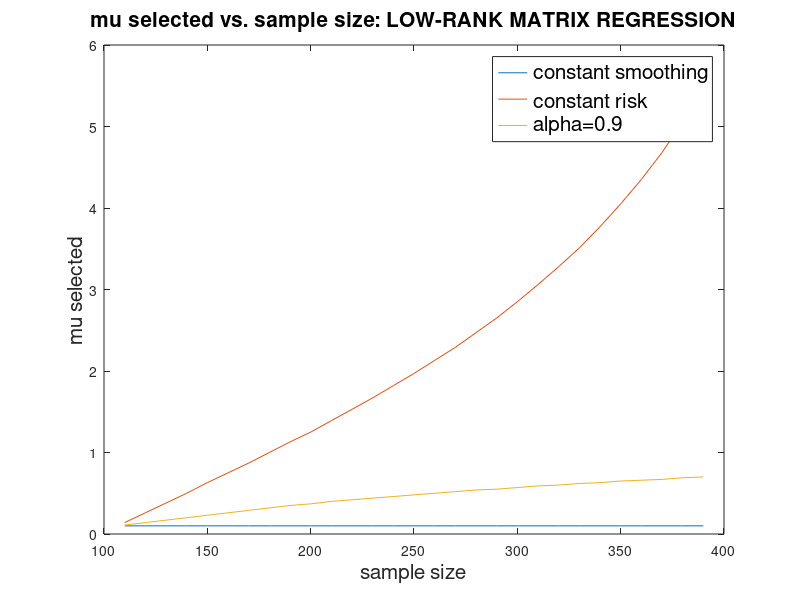

Source code (MATLAB):
best_mu_table1 = [0.10,0.10,0.10,0.10,0.10,0.10,0.10,0.10,0.10,0.10,0.10,0.10,0.10,0.10,0.10,0.10,0.10,0.10,0.10,0.10,0.10,0.10,0.10,0.10,0.10,0.10,0.10,0.10,0.10];
best_mu_table2 = [0.14,0.26,0.38,0.50,0.63,0.75,0.87,1.00,1.13,1.25,1.39,1.53,1.67,1.82,1.97,2.13,2.29,2.47,2.65,2.85,3.06,3.28,3.51,3.77,4.05,4.35,4.68,5.06,5.47]; 
best_mu_table3 = [0.11,0.14,0.17,0.20,0.23,0.26,0.29,0.32,0.35,0.37,0.40,0.42,0.44,0.46,0.48,0.50,0.52,0.54,0.55,0.57,0.59,0.60,0.62,0.63,0.65,0.66,0.67,0.69,0.70];
m=110:10:390
plot(m,best_mu_table1,m,best_mu_table2,m,best_mu_table3)
xlabel('sample size','FontSize',15)
ylabel('mu selected', 'FontSize',15)
h=legend('constant smoothing','constant risk','alpha=0.9');
set(h,'Fontsize',15);
title('mu selected vs. sample size: LOW-RANK MATRIX REGRESSION','Fontsize',15)